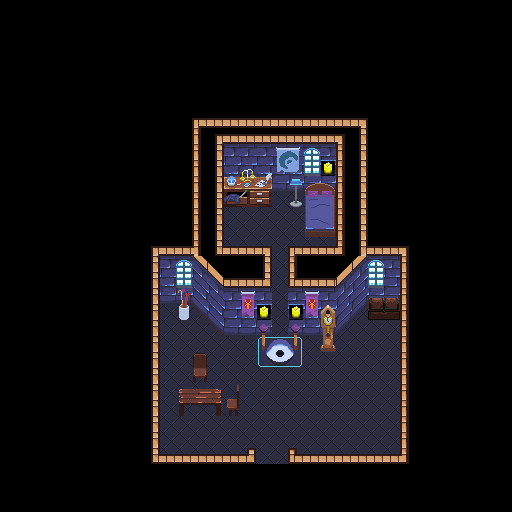

A level layout from a 2D game, rendered from its tile map. Below: a short description, then the map file with tile-grid data replaced by summaries:
An orthogonal 32x32 tile map with 16x16 px tiles, 4 tile layers (background, buildings, midGround, foreGround), 2 tilesets and 1 object.

<map version="1.2" tiledversion="1.3.0" orientation="orthogonal" renderorder="right-down" compressionlevel="0" width="32" height="32" tilewidth="16" tileheight="16" infinite="0" nextlayerid="7" nextobjectid="32">
 <tileset firstgid="1" source="InteriorSpriteSheet.tsx" />
 <tileset firstgid="10001" source="MasterSpriteSheet.tsx" />
 <layer id="1" name="background" width="32" height="32">
  <data>[1024 cells, 222 non-empty, 9 distinct tile ids]</data>
 </layer>
 <layer id="3" name="buildings" width="32" height="32">
  <data>[1024 cells, 127 non-empty, 25 distinct tile ids]</data>
 </layer>
 <layer id="4" name="midGround" width="32" height="32">
  <data>[1024 cells, 12 non-empty, 8 distinct tile ids]</data>
 </layer>
 <layer id="5" name="foreGround" width="32" height="32">
  <data>[1024 cells, 50 non-empty, 46 distinct tile ids]</data>
 </layer>
 <objectgroup id="2" name="Portal">
  <object id="31" x="262" y="459" width="19" height="4.75">
   <properties>
    <property name="Click" value="false" />
    <property name="SafteyOffSetX" value="0" />
    <property name="SafteyOffSetY" value="-32" />
    <property name="standardFrom" value="CasparHouse" />
    <property name="standardTo" value="Town" />
   </properties>
  </object>
 </objectgroup>
</map>
